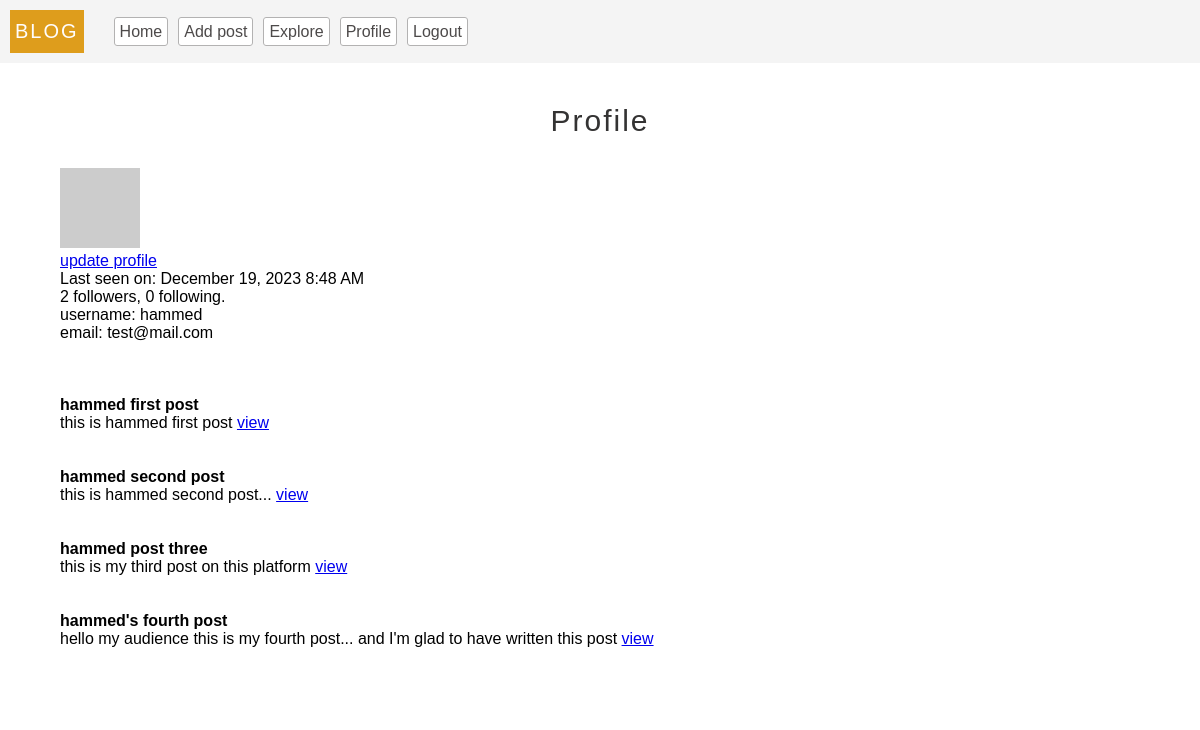
The page /profile (signed in) on the database as committed earlier.
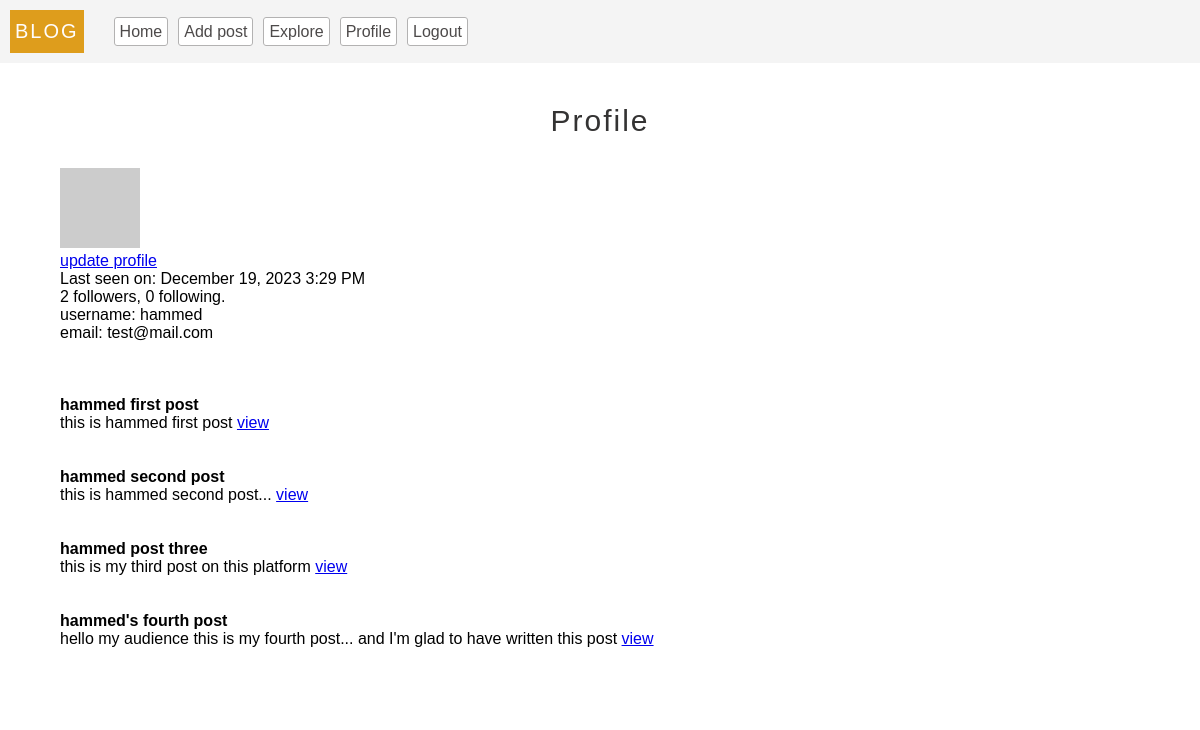
The same page on the database as committed later.
### models.py (models this page shows, shortened)
class User(db.Model, UserMixin):
  __tablename__ = 'users'
  id = db.Column(db.Integer, primary_key = True)
  username = db.Column(db.String(100), unique = True, index = True)
  email = db.Column(db.String(100), index = True, unique = True)
  password = db.Column(db.String(200))
  last_seen = db.Column(db.DateTime, default=datetime.utcnow, index = True)
  about_me = db.Column(db.String, nullable=True)
  posts = db.relationship(
    'Post',
    backref = 'author',
    lazy = 'dynamic'
  )
  followed = db.relationship(
    'User',
    secondary = followers,
    primaryjoin = (followers.c.follower_id == id),
    secondaryjoin = (followers.c.followed_id == id),
    backref = db.backref('followers', lazy='dynamic'),
    lazy = 'dynamic'
  )
  follower = db.relationship(
    'User',
    secondary = followers,
    primaryjoin = (followers.c.followed_id == id),
    secondaryjoin = (followers.c.follower_id == id),
    backref = db.backref('followed_user', lazy='dynamic'),
    lazy = 'dynamic'
  )
  def avatar(self, size='80'):
    digest = md5(str(self.email).lower().encode('utf-8')).hexdigest()
    return f'https://gravatar.com/avatar/{digest}?d=identicon&s={size}'
  def update_last_seen(self):
    self.last_seen = datetime.utcnow()
    db.session.commit()
  @login.user_loader
  def get_user(id):
    return User.query.get(int(id))

class Post(db.Model):
  __tablename__ = 'posts'
  id = db.Column(db.Integer, primary_key = True)
  body = db.Column(db.String(300) ,nullable = False)
  title = db.Column(db.String(20), nullable = False)
  timestamp = db.Column(db.DateTime, default=datetime.utcnow, index = True)
  user_id = db.Column(db.Integer, db.ForeignKey('users.id'))
  language = db.Column(db.String(20))

### server.py (the view)
@app.route('/profile')
@login_required
def profile():
  return render_template('profile.html', title='Profile', user = current_user, posts = current_user.posts)

### app.py (called while the page is built)
def get_locale():
  return request.accept_languages.best_match(app.config['LANGUAGES'])

### server.py (called while the page is built)
@app.before_request
def validate():
  if current_user.is_authenticated:
    current_user.update_last_seen()
  g.locale =  (str(get_locale()))

### templates/profile.html (shortened to what this page needs)
{% extends 'base.html'%}
{% block content %}
  <center><p class="header">{{_('Profile')}}</p></center>
  <div class="profile-photo-container">
    <img class="profile-photo" src="{{current_user.avatar()}}" alt="photo"/>
    <p><a href="{{url_for('update_profile')}}"> {{_('update profile')}}</a></p>
  </div>
  {% if user.last_seen %}<p>{{ _( 'Last seen on: %(time)s ', time = moment(user.last_seen).format('LLL') ) }}</p>{% endif %}
  <p>{{ user.follower.count() }} {{_('followers')}}, {{ user.followed.count() }} {{_('following')}}.</p>
  <p>{{_('username')}}: {{current_user.username}}</p>
  <p>{{_('email')}}: {{current_user.email}}</p>
  <br><br>
  {% for post in posts %}
  <br>
      <article>
        <h4>{{post.title}}</h4>
        {{post.body}}
        <a href="/post/{{post.id}}">view</a>
      </article>
  <br>
    {% endfor %}
{% endblock %}

### templates/base.html (shortened to what this page needs)
<!DOCTYPE html>
<html lang="en">
<head>
  <link rel="stylesheet" href="/static/styles/base.css">
</head>
<body>
  <nav>
    <ul class="nav-bar">
      <p class="logo">BLOG </p>
      <li>
        <a href="{{url_for('index')}}">{{_('Home')}}</a>
      </li>
      {% if current_user.is_authenticated %}
      <li>
        <a href="{{url_for('add_post')}}">{{_('Add post')}}</a>
      </li>
      <li>
        <a href="{{url_for('explore')}}">{{_('Explore')}}</a>
      </li>
      <li>
        <a href="{{url_for('profile')}}">{{_('Profile')}}</a>
      </li>
      <li>
        <a href="{{url_for('logout')}}">{{_('Logout')}}</a>
      </li>
      {% endif %}
    </ul>
  </nav>
<div class="container">
  {% block content%}
  {% endblock %}
</div>
</body>
</html>

### static/styles/base.css (style rules this page uses)
* { padding:0px; margin: 0px; box-sizing: border-box; }
body { font-family: 'Lucida Sans', 'Lucida Sans Regular', 'Lucida Grande', 'Lucida Sans Unicode', Geneva, Verdana, sans-serif; }
.nav-bar { display:flex; margin-bottom: 5px; align-items: center; background-color: #f4f4f4; padding:10px; }
.nav-bar>.logo { font-size: 20px ; color: rgb(255, 253, 253); background-color: rgb(222, 157, 28); padding:10px 5px; letter-spacing: 2px; margin-right: 30px; }
.nav-bar>li { list-style: none; text-align: center; }
.nav-bar>li>a { background-color: rgb(255, 255, 255); color: rgb(77, 74, 74); padding: 5px; text-decoration: none; transition: all 0.1s; margin-right: 10px; text-align: center; border: solid 1px rgb(179, 178, 178); border-radius: 3px; }
.container { padding:3% 5%; background-color: #fff; }
.header { font-size: 30px; color:rgb(52, 51, 51); letter-spacing: 2px; margin-bottom: 30px; }

Rows that differ between the two databases and show on the page:
changed User "hammed": last_seen "Last seen on: December 19, 2023 8:48 AM" → "Last seen on: December 19, 2023 3:29 PM"
